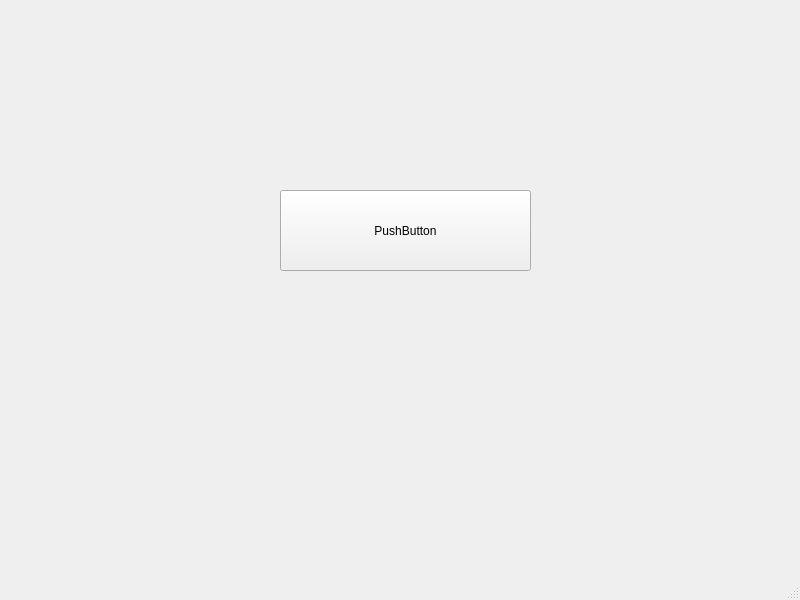
<?xml version="1.0" encoding="UTF-8"?>
<ui version="4.0">
 <class>MainWindow</class>
 <widget class="QMainWindow" name="MainWindow">
  <property name="geometry">
   <rect>
    <x>0</x>
    <y>0</y>
    <width>800</width>
    <height>600</height>
   </rect>
  </property>
  <property name="windowTitle">
   <string>MainWindow</string>
  </property>
  <widget class="QWidget" name="centralwidget">
   <widget class="QPushButton" name="pushButton">
    <property name="geometry">
     <rect>
      <x>280</x>
      <y>190</y>
      <width>251</width>
      <height>81</height>
     </rect>
    </property>
    <property name="text">
     <string>PushButton</string>
    </property>
   </widget>
  </widget>
  <widget class="QMenuBar" name="menubar">
   <property name="geometry">
    <rect>
     <x>0</x>
     <y>0</y>
     <width>800</width>
     <height>21</height>
    </rect>
   </property>
  </widget>
  <widget class="QStatusBar" name="statusbar"/>
 </widget>
 <resources/>
 <connections/>
</ui>
